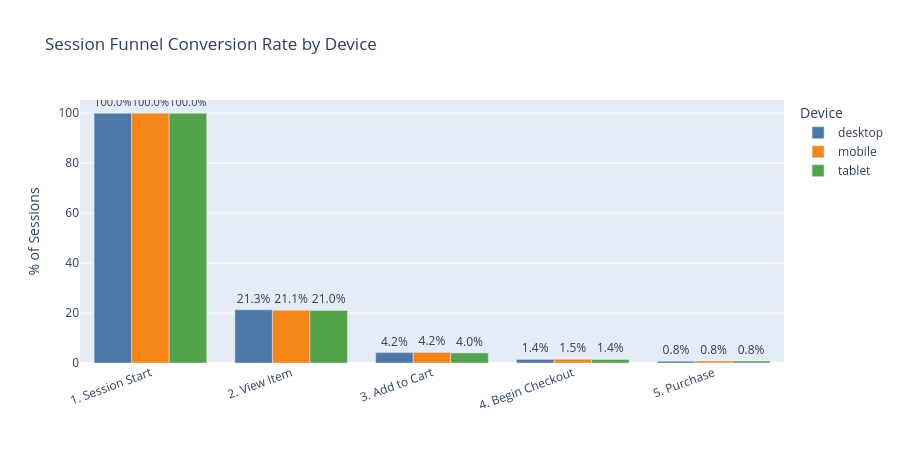

Notebook cell for this chart:
### Code cell
# ── Section 5b: Device funnel chart ───────────────────────────────────────
# Map wide SQL column names to display labels for melt/pivot operations.
step_map = {
    "step1_sessions":       "1. Session Start",
    "step2_view_item":      "2. View Item",
    "step3_add_to_cart":    "3. Add to Cart",
    "step4_begin_checkout": "4. Begin Checkout",
    "step5_purchase":       "5. Purchase",
}
# Long format: one row per (device, funnel step) for grouped bar chart.
device_long = device_raw.melt(
    id_vars="device_category",
    value_vars=list(step_map.keys()),
    var_name="step_col", value_name="sessions",
)
device_long["step"] = device_long["step_col"].map(step_map)
# Denominator for % conversion: sessions at step 1 per device.
base = (
    device_long[device_long["step_col"] == "step1_sessions"]
    [["device_category","sessions"]].rename(columns={"sessions":"base"})
)
device_long = device_long.merge(base, on="device_category")
device_long["pct"] = (device_long["sessions"] / device_long["base"] * 100).round(2)

# Grouped bar: % of each device's sessions still in funnel at each step.
fig_dev = px.bar(
    device_long, x="step", y="pct", color="device_category",
    barmode="group",
    title="Session Funnel Conversion Rate by Device",
    labels={"pct": "% of Sessions", "step": "", "device_category": "Device"},
    color_discrete_map={"desktop": "#4C78A8", "mobile": "#F58518", "tablet": "#54A24B"},
    text="pct",
)
fig_dev.update_traces(texttemplate="%{text:.1f}%", textposition="outside")
fig_dev.update_layout(height=450, xaxis_tickangle=-20, uniformtext_minsize=8)
fig_dev.show()

# Absolute purchase counts and session-to-purchase % by device (LLM context uses this).
purchase_rates = device_long[device_long["step_col"] == "step5_purchase"][["device_category","sessions","base","pct"]]
print("\nSession-to-purchase rate by device:")
display(purchase_rates.reset_index(drop=True))

### Figure 1 — Plotly figure (JSON) as saved in the notebook; plotly's stock layout.template omitted (floating-point values rounded to 4 significant figures)
{"data": [{"alignmentgroup": "True", "hovertemplate": "Device=desktop<br>=%{x}<br>% of Sessions=%{text}<extra></extra>", "legendgroup": "desktop", "marker": {"color": "#4C78A8", "pattern": {"shape": ""}}, "name": "desktop", "offsetgroup": "desktop", "orientation": "v", "showlegend": true, "text": [100.0, 21.28, 4.18, 1.45, 0.75], "textposition": "outside", "texttemplate": "%{text:.1f}%", "type": "bar", "x": ["1. Session Start", "2. View Item", "3. Add to Cart", "4. Begin Checkout", "5. Purchase"], "xaxis": "x", "y": [100.0, 21.28, 4.18, 1.45, 0.75], "yaxis": "y"}, {"alignmentgroup": "True", "hovertemplate": "Device=mobile<br>=%{x}<br>% of Sessions=%{text}<extra></extra>", "legendgroup": "mobile", "marker": {"color": "#F58518", "pattern": {"shape": ""}}, "name": "mobile", "offsetgroup": "mobile", "orientation": "v", "showlegend": true, "text": [100.0, 21.12, 4.22, 1.49, 0.8], "textposition": "outside", "texttemplate": "%{text:.1f}%", "type": "bar", "x": ["1. Session Start", "2. View Item", "3. Add to Cart", "4. Begin Checkout", "5. Purchase"], "xaxis": "x", "y": [100.0, 21.12, 4.22, 1.49, 0.8], "yaxis": "y"}, {"alignmentgroup": "True", "hovertemplate": "Device=tablet<br>=%{x}<br>% of Sessions=%{text}<extra></extra>", "legendgroup": "tablet", "marker": {"color": "#54A24B", "pattern": {"shape": ""}}, "name": "tablet", "offsetgroup": "tablet", "orientation": "v", "showlegend": true, "text": [100.0, 21.04, 4.01, 1.42, 0.77], "textposition": "outside", "texttemplate": "%{text:.1f}%", "type": "bar", "x": ["1. Session Start", "2. View Item", "3. Add to Cart", "4. Begin Checkout", "5. Purchase"], "xaxis": "x", "y": [100.0, 21.04, 4.01, 1.42, 0.77], "yaxis": "y"}], "layout": {"barmode": "group", "height": 450, "legend": {"title": {"text": "Device"}, "tracegroupgap": 0}, "title": {"text": "Session Funnel Conversion Rate by Device"}, "uniformtext": {"minsize": 8}, "xaxis": {"anchor": "y", "domain": [0.0, 1.0], "tickangle": -20, "title": {"text": ""}}, "yaxis": {"anchor": "x", "domain": [0.0, 1.0], "title": {"text": "% of Sessions"}}}}
